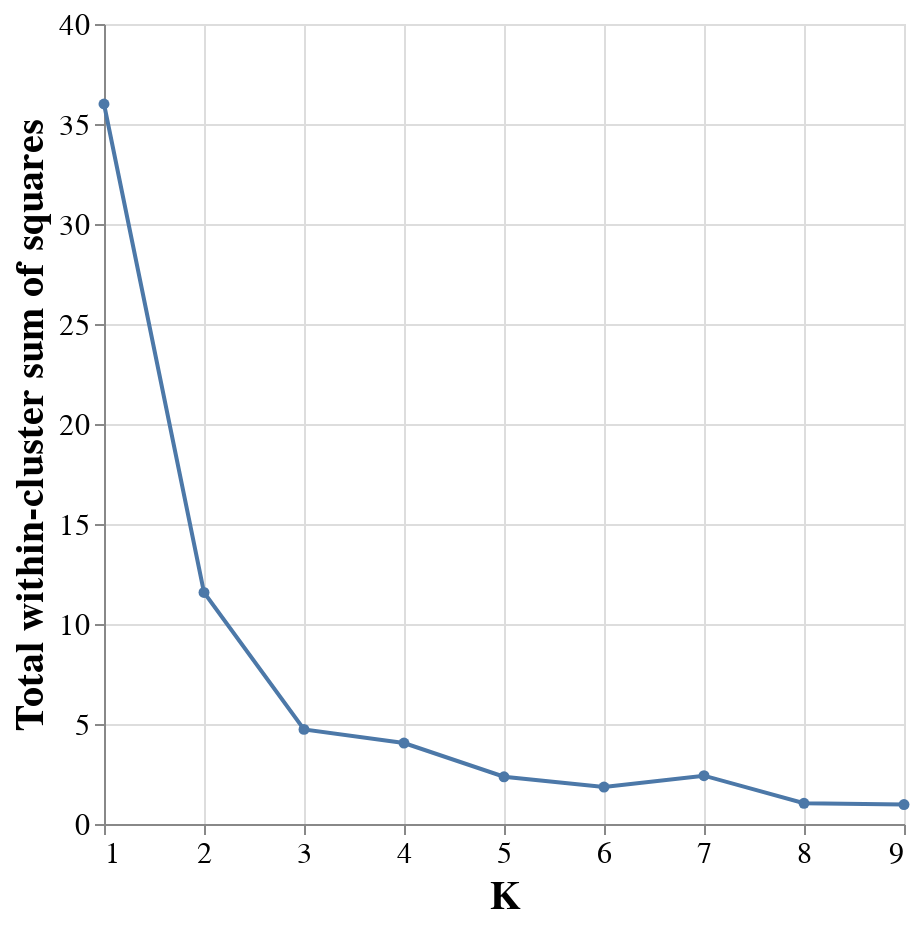

The code cell stored with this chart in its notebook:
### Code cell
glue('elbow_plot', elbow_plot, display=True)

### Figure 1 — Vega-Lite specification as saved in the notebook (floating-point values rounded to 4 significant figures)
{"config": {"view": {"continuousWidth": 400, "continuousHeight": 300}, "axis": {"labelFontSize": 15, "titleFontSize": 20}}, "data": {"name": "data-75c103bebf85d08a1a8f7d306c57c62d"}, "mark": {"type": "line", "point": true}, "encoding": {"x": {"field": "k", "title": "K", "type": "quantitative"}, "y": {"field": "inertia", "title": "Total within-cluster sum of squares", "type": "quantitative"}}, "height": 400, "width": 400, "$schema": "https://vega.github.io/schema/vega-lite/v4.17.0.json", "datasets": {"data-75c103bebf85d08a1a8f7d306c57c62d": [{"k": 1, "inertia": 36.0, "n_iter": 2}, {"k": 2, "inertia": 11.58, "n_iter": 3}, {"k": 3, "inertia": 4.731, "n_iter": 3}, {"k": 4, "inertia": 4.047, "n_iter": 2}, {"k": 5, "inertia": 2.362, "n_iter": 4}, {"k": 6, "inertia": 1.849, "n_iter": 4}, {"k": 7, "inertia": 2.415, "n_iter": 3}, {"k": 8, "inertia": 1.036, "n_iter": 4}, {"k": 9, "inertia": 0.9714, "n_iter": 2}]}}
